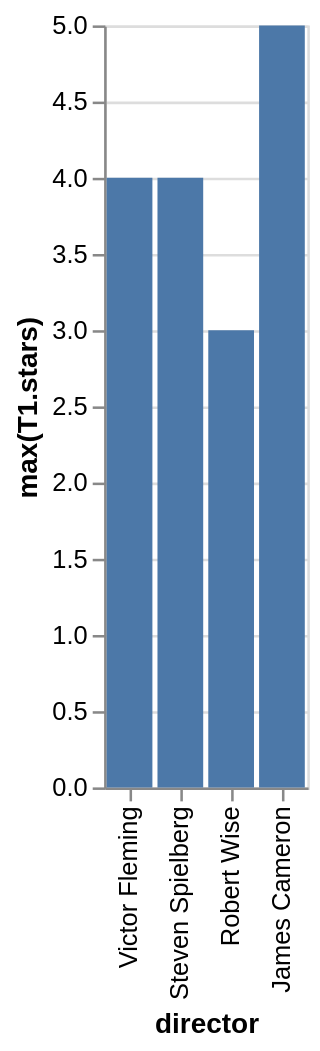

Vega-Lite specification stored for this chart:
### Vega-Lite specification from a JSON file in a GitHub repository (floating-point values rounded to 4 significant figures)
{"data": {"values": [{"x_data": "Victor Fleming", "y_data": 4}, {"x_data": "Steven Spielberg", "y_data": 4}, {"x_data": "Robert Wise", "y_data": 3}, {"x_data": "James Cameron", "y_data": 5}]}, "mark": "bar", "encoding": {"x": {"field": "x_data", "type": "nominal", "title": "director", "sort": "descending"}, "y": {"field": "y_data", "type": "quantitative", "title": "max(T1.stars)"}}}
